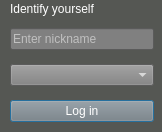
<?xml version="1.0" encoding="UTF-8"?>
<ui version="4.0">
 <class>LoginWindow</class>
 <widget class="QDialog" name="LoginWindow">
  <property name="geometry">
   <rect>
    <x>0</x>
    <y>0</y>
    <width>162</width>
    <height>132</height>
   </rect>
  </property>
  <property name="windowTitle">
   <string>Dialog</string>
  </property>
  <property name="styleSheet">
   <string notr="true">background-color: rgb(85, 87, 83)</string>
  </property>
  <widget class="QLabel" name="greetingLabel">
   <property name="geometry">
    <rect>
     <x>10</x>
     <y>0</y>
     <width>161</width>
     <height>17</height>
    </rect>
   </property>
   <property name="styleSheet">
    <string notr="true">color:white</string>
   </property>
   <property name="text">
    <string>Identify yourself</string>
   </property>
  </widget>
  <widget class="QWidget" name="layoutWidget">
   <property name="geometry">
    <rect>
     <x>10</x>
     <y>20</y>
     <width>144</width>
     <height>111</height>
    </rect>
   </property>
   <layout class="QVBoxLayout" name="verticalLayout">
    <item>
     <widget class="QLineEdit" name="nicknameEdit">
      <property name="styleSheet">
       <string notr="true">background-color:grey;
color:white</string>
      </property>
      <property name="text">
       <string/>
      </property>
      <property name="maxLength">
       <number>10</number>
      </property>
      <property name="placeholderText">
       <string>Enter nickname</string>
      </property>
     </widget>
    </item>
    <item>
     <widget class="QComboBox" name="networkBox">
      <property name="styleSheet">
       <string notr="true">background-color:grey;
color:white</string>
      </property>
     </widget>
    </item>
    <item>
     <widget class="QPushButton" name="loginButton">
      <property name="styleSheet">
       <string notr="true">background-color:grey;
color:white</string>
      </property>
      <property name="text">
       <string>Log in</string>
      </property>
     </widget>
    </item>
   </layout>
  </widget>
 </widget>
 <resources/>
 <connections/>
</ui>
